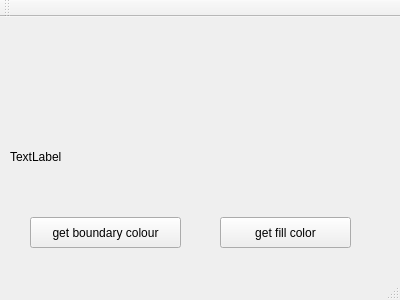
<?xml version="1.0" encoding="UTF-8"?>
<ui version="4.0">
 <class>MainWindow</class>
 <widget class="QMainWindow" name="MainWindow">
  <property name="geometry">
   <rect>
    <x>0</x>
    <y>0</y>
    <width>400</width>
    <height>300</height>
   </rect>
  </property>
  <property name="windowTitle">
   <string>MainWindow</string>
  </property>
  <widget class="QWidget" name="centralWidget">
   <widget class="QLabel" name="label">
    <property name="geometry">
     <rect>
      <x>10</x>
      <y>-10</y>
      <width>300</width>
      <height>300</height>
     </rect>
    </property>
    <property name="text">
     <string>TextLabel</string>
    </property>
   </widget>
   <widget class="QPushButton" name="pushButton">
    <property name="geometry">
     <rect>
      <x>30</x>
      <y>200</y>
      <width>151</width>
      <height>31</height>
     </rect>
    </property>
    <property name="text">
     <string>get boundary colour</string>
    </property>
   </widget>
   <widget class="QPushButton" name="pushButton_2">
    <property name="geometry">
     <rect>
      <x>220</x>
      <y>200</y>
      <width>131</width>
      <height>31</height>
     </rect>
    </property>
    <property name="text">
     <string>get fill color</string>
    </property>
   </widget>
  </widget>
  <widget class="QMenuBar" name="menuBar">
   <property name="geometry">
    <rect>
     <x>0</x>
     <y>0</y>
     <width>400</width>
     <height>27</height>
    </rect>
   </property>
  </widget>
  <widget class="QToolBar" name="mainToolBar">
   <attribute name="toolBarArea">
    <enum>TopToolBarArea</enum>
   </attribute>
   <attribute name="toolBarBreak">
    <bool>false</bool>
   </attribute>
  </widget>
  <widget class="QStatusBar" name="statusBar"/>
 </widget>
 <layoutdefault spacing="6" margin="11"/>
 <resources/>
 <connections/>
</ui>
